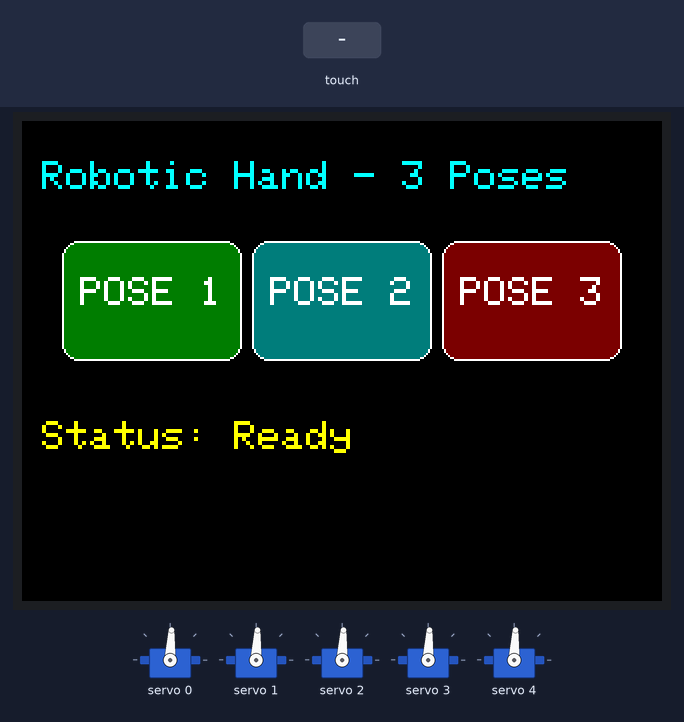
The sketch below on a simulated ESP32. Parts: 320×240 colour display, 5 × servo. The inputs (shaded band) are chosen by the test bench.

Above: at 1.4 s.
1.5 s: touch panel pressed at 62 % / 10 % of its raw x / y range
At 2.8 s:
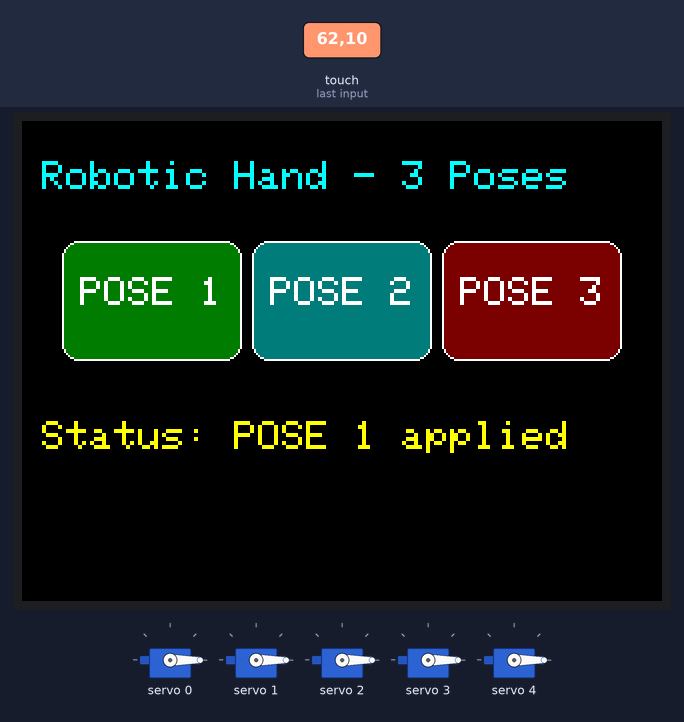
3.1 s: touch panel pressed at 62 % / 70 % of its raw x / y range
At 4.1 s:
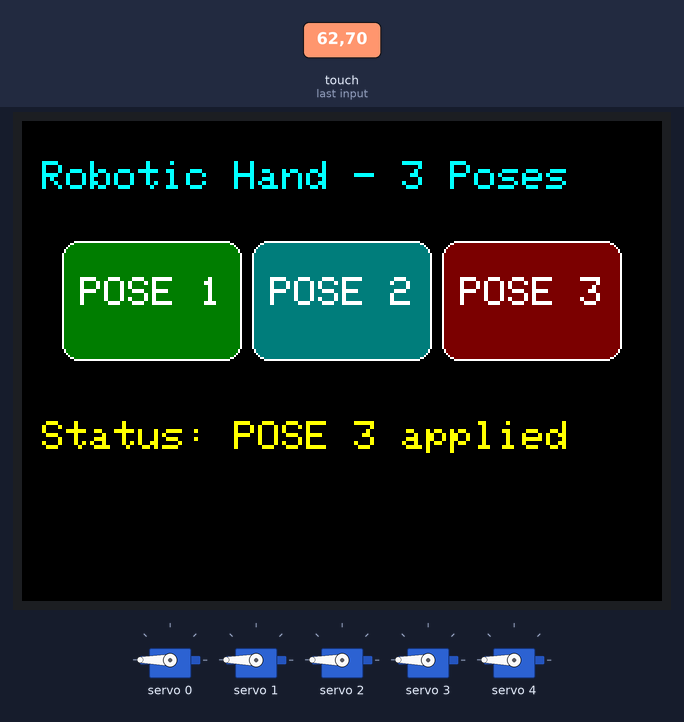
4.7 s: touch panel pressed at 62 % / 50 % of its raw x / y range
At 5.3 s:
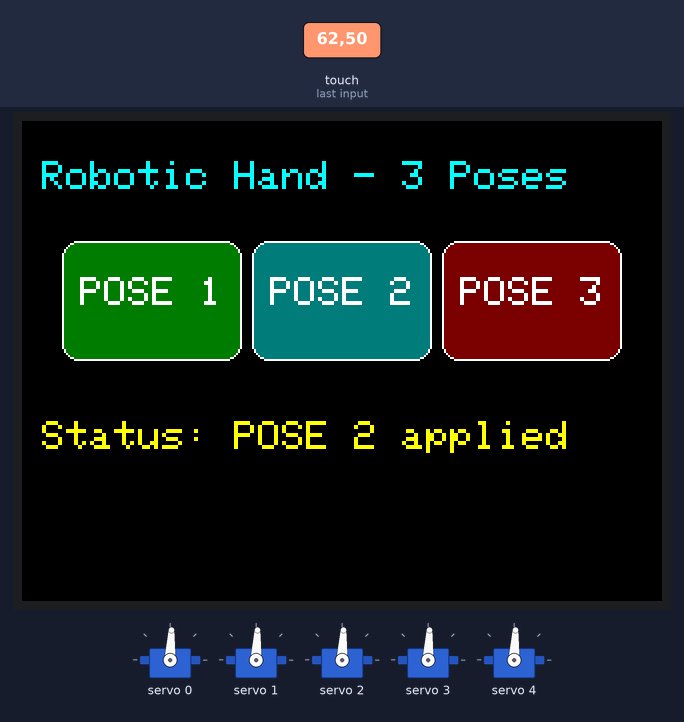
6.3 s: touch panel pressed at 62 % / 30 % of its raw x / y range
At 7.6 s:
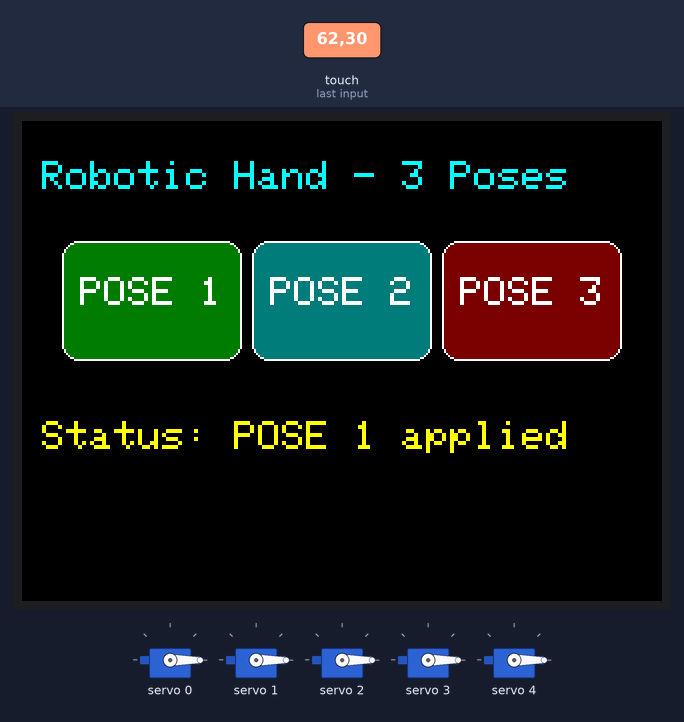
7.9 s: touch panel pressed at 62 % / 90 % of its raw x / y range
At 9.0 s:
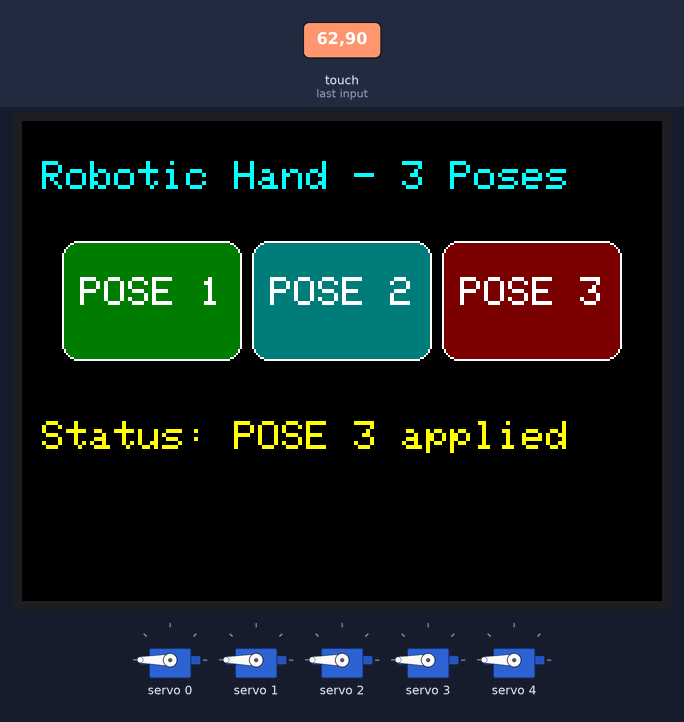
Timing chart, 0 to 10.5 s (numbered marks = the images above; inputs shaded):
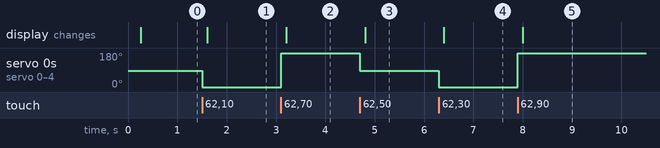

The sketch:

sketch_oct12a.ino
```cpp
#include <Wire.h>
#include <SPI.h>
#include <Adafruit_GFX.h>
#include <Adafruit_ILI9341.h>
#include <XPT2046_Touchscreen.h>
#include <Adafruit_PWMServoDriver.h>

// -------------------- TFT & Touch Pins --------------------
#define TFT_CS    15
#define TFT_DC     2
#define TFT_RST    4

#define TOUCH_CS  14
#define TOUCH_IRQ 35

#define SPI_SCK   18
#define SPI_MISO  19
#define SPI_MOSI  23

// -------------------- Display Setup --------------------
Adafruit_ILI9341 tft(TFT_CS, TFT_DC, TFT_RST);
XPT2046_Touchscreen ts(TOUCH_CS, TOUCH_IRQ);

// Choose your rotation: 0,1,2,3 (must match TFT and the mapping below)
static const uint8_t SCREEN_ROTATION = 1;  // 320x240 in landscape

// Screen size for chosen rotation=1
static const int16_t SCREEN_W = 320;
static const int16_t SCREEN_H = 240;

// ---- Touch calibration (tune these for accurate mapping) ----
// Raw XPT2046 values typically near 200..3900 but vary by panel
// Start with these, then adjust so touch aligns to drawn buttons.
#define TS_MINX  250
#define TS_MAXX  3900
#define TS_MINY  320
#define TS_MAXY  3800

// -------------------- PCA9685 / Servo Setup --------------------
Adafruit_PWMServoDriver pwm = Adafruit_PWMServoDriver(0x40); // default addr 0x40

// Typical MG90S safe range; widen/narrow if needed after testing:
static const int SERVO_MIN_US = 500;   // microseconds at 0°
static const int SERVO_MAX_US = 2400;  // microseconds at 180°
static const float SERVO_FREQ   = 50.0f; // Hz (MG90S works fine at 50-60Hz)

// 5 channels (0..4) on the PCA9685, one per finger
static const uint8_t SERVO_CH[5] = {0,1,2,3,4};

// If any finger turns opposite direction, flip its angle here (0=normal, 1=invert)
static const uint8_t INVERT[5] = {0,0,0,0,0};

// -------------------- UI Layout --------------------
struct Rect { int16_t x, y, w, h; };
Rect btn1 = { 20,  60,  90, 60 };
Rect btn2 = { 115, 60,  90, 60 };
Rect btn3 = { 210, 60,  90, 60 };

// -------------------- POSES (EDIT THESE ANGLES ONLY) --------------------
// Each pose: {Thumb, Index, Middle, Ring, Pinky} in degrees [0..180]
int pose1[5] = {  0,  0, 0,  0, 0 };  // <-- CHANGE ANGLES HERE (POSE 1)
int pose2[5] = { 90,  90,  90,  90,  90 };  // <-- CHANGE ANGLES HERE (POSE 2)
int pose3[5] = { 180, 180, 180,  180,  180 };  // <-- CHANGE ANGLES HERE (POSE 3)

// -------------------- Helpers --------------------
uint16_t usToTicks(float us) {
  // PCA9685: 4096 ticks / cycle; tick_us = 1e6 / (freq * 4096)
  float tick_us = 1000000.0f / (SERVO_FREQ * 4096.0f);
  return (uint16_t)(us / tick_us);
}

uint16_t angleToTicks(float angle_deg) {
  if (angle_deg < 0)   angle_deg = 0;
  if (angle_deg > 180) angle_deg = 180;
  float pulse = SERVO_MIN_US + (angle_deg / 180.0f) * (SERVO_MAX_US - SERVO_MIN_US);
  return usToTicks(pulse);
}

void writeServo(uint8_t ch, float angle_deg) {
  uint16_t ticks = angleToTicks(angle_deg);
  // Set PWM from 'on' tick 0 to 'off' tick = ticks
  pwm.setPWM(ch, 0, ticks);
}

void setPose(const int target[5]) {
  for (int i = 0; i < 5; ++i) {
    float a = target[i];
    if (INVERT[i]) a = 180.0f - a; // flip if needed
    writeServo(SERVO_CH[i], a);
  }
}

// Simple hit-test
bool hit(const Rect& r, int16_t x, int16_t y) {
  return (x >= r.x && x < (r.x + r.w) && y >= r.y && y < (r.y + r.h));
}

void drawButton(const Rect& r, const char* label, uint16_t bg, uint16_t fg = ILI9341_WHITE) {
  tft.fillRoundRect(r.x, r.y, r.w, r.h, 8, bg);
  tft.drawRoundRect(r.x, r.y, r.w, r.h, 8, ILI9341_WHITE);
  tft.setTextColor(fg);
  tft.setTextSize(2);
  int16_t tw = 6 * strlen(label) * 2; // rough width estimate (6 px per char * size)
  int16_t th = 16 * 2;                // rough height estimate
  int16_t cx = r.x + (r.w - tw) / 2;
  int16_t cy = r.y + (r.h - th) / 2 + 4;
  tft.setCursor(cx, cy);
  tft.print(label);
}

void drawUI(const char* status = "Tap a POSE") {
  tft.fillScreen(ILI9341_BLACK);
  tft.setTextColor(ILI9341_CYAN);
  tft.setTextSize(2);
  tft.setCursor(10, 20);
  tft.print("Robotic Hand - 3 Poses");

  drawButton(btn1, "POSE 1", ILI9341_DARKGREEN);
  drawButton(btn2, "POSE 2", ILI9341_DARKCYAN);
  drawButton(btn3, "POSE 3", ILI9341_MAROON);

  tft.setTextColor(ILI9341_YELLOW);
  tft.setTextSize(2);
  tft.setCursor(10, 150);
  tft.print("Status: ");
  tft.print(status);
}

// Map raw XPT2046 to screen coords (handles rotation=1 nicely)
bool readTouch(int16_t& sx, int16_t& sy) {
  if (!ts.touched()) return false;
  TS_Point p = ts.getPoint(); // raw

  // For rotation=1 (landscape), swap & invert appropriately
  // Adjust these mappings if your touches land in the wrong place.
  int16_t x = map(p.y, TS_MINY, TS_MAXY, 0, SCREEN_W); // note: raw Y -> screen X
  int16_t y = map(p.x, TS_MINX, TS_MAXX, SCREEN_H, 0); // note: raw X -> screen Y (inverted)

  // Clamp
  if (x < 0) x = 0; if (x >= SCREEN_W) x = SCREEN_W - 1;
  if (y < 0) y = 0; if (y >= SCREEN_H) y = SCREEN_H - 1;

  sx = x; sy = y;
  return true;
}

// -------------------- Setup / Loop --------------------
void setup() {
  // Serial optional
  Serial.begin(115200);

  // SPI for TFT/Touch
  SPI.begin(SPI_SCK, SPI_MISO, SPI_MOSI);

  // TFT
  tft.begin();
  tft.setRotation(SCREEN_ROTATION);

  // Touch
  ts.begin();
  // (Some XPT2046 libraries have setRotation; if available, keep it aligned.)
  // ts.setRotation(SCREEN_ROTATION);

  // I2C + PCA9685
  Wire.begin(21, 22);
  pwm.begin();
  pwm.setPWMFreq(SERVO_FREQ);
  delay(10);

  // Initialize to a neutral pose (optional)
  int neutral[5] = {90, 90, 90, 90, 90};
  setPose(neutral);

  drawUI("Ready");
}

void loop() {
  static uint32_t lastTouchMs = 0;
  int16_t x, y;

  if (readTouch(x, y)) {
    // basic debounce
    uint32_t now = millis();
    if (now - lastTouchMs > 150) {
      lastTouchMs = now;

      if (hit(btn1, x, y)) {
        setPose(pose1);  // <<< POSE 1
        drawUI("POSE 1 applied");
      } else if (hit(btn2, x, y)) {
        setPose(pose2);  // <<< POSE 2
        drawUI("POSE 2 applied");
      } else if (hit(btn3, x, y)) {
        setPose(pose3);  // <<< POSE 3
        drawUI("POSE 3 applied");
      }
    }
  }
}
```

Measured:
- after the input at 1.5 s, servo 0–4: 87° → 0° at once; the display: changes after 0.11 s (image 1)
- after the input at 3.1 s, servo 0–4: 0° → 180° at once; the display: changes after 0.10 s (image 2)
- after the input at 4.7 s, servo 0–4: 180° → 87° at once; the display: changes after 0.11 s (image 3)
- after the input at 6.3 s, servo 0–4: 87° → 0° at once; the display: changes after 0.10 s (image 4)
- after the input at 7.9 s, servo 0–4: 0° → 180° at once; the display: changes after 0.11 s (image 5)
